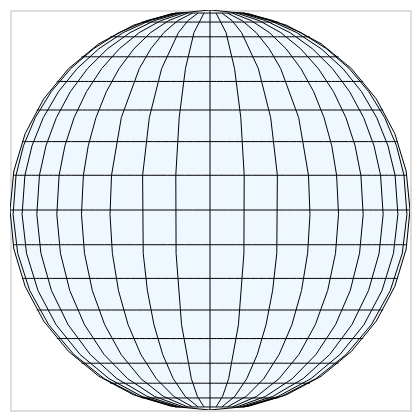

Source (Vega-Lite JSON):
### Vega specification from a JSON file in a GitHub repository (floating-point values rounded to 4 significant figures)
{"$schema": "https://vega.github.io/schema/vega/v5.json", "background": "white", "padding": 5, "width": 200, "height": 200, "style": "cell", "data": [{"name": "source_0", "values": [{"type": "Sphere"}]}, {"name": "source_1", "transform": [{"type": "graticule"}]}], "projections": [{"name": "projection", "translate": [100, 100], "type": "orthographic", "scale": 100}], "marks": [{"name": "layer_0_marks", "type": "shape", "clip": true, "style": ["geoshape"], "from": {"data": "source_0"}, "encode": {"update": {"fill": {"value": "aliceblue"}}}, "transform": [{"type": "geoshape", "projection": "projection"}]}, {"name": "layer_1_marks", "type": "shape", "clip": true, "style": ["geoshape"], "from": {"data": "source_1"}, "encode": {"update": {"stroke": {"value": "black"}, "strokeWidth": {"value": 0.5}, "fill": {"value": "transparent"}}}, "transform": [{"type": "geoshape", "projection": "projection"}]}]}
